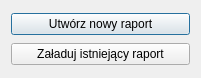
<?xml version="1.0" encoding="UTF-8"?>
<ui version="4.0">
 <class>Dialog</class>
 <widget class="QDialog" name="Dialog">
  <property name="geometry">
   <rect>
    <x>0</x>
    <y>0</y>
    <width>201</width>
    <height>78</height>
   </rect>
  </property>
  <property name="windowTitle">
   <string>Dialog</string>
  </property>
  <layout class="QVBoxLayout" name="verticalLayout">
   <item>
    <widget class="QPushButton" name="pushButton_new">
     <property name="text">
      <string>Utwórz nowy raport</string>
     </property>
    </widget>
   </item>
   <item>
    <widget class="QPushButton" name="pushButton_open">
     <property name="text">
      <string>Załaduj istniejący raport</string>
     </property>
    </widget>
   </item>
  </layout>
 </widget>
 <resources/>
 <connections/>
</ui>
